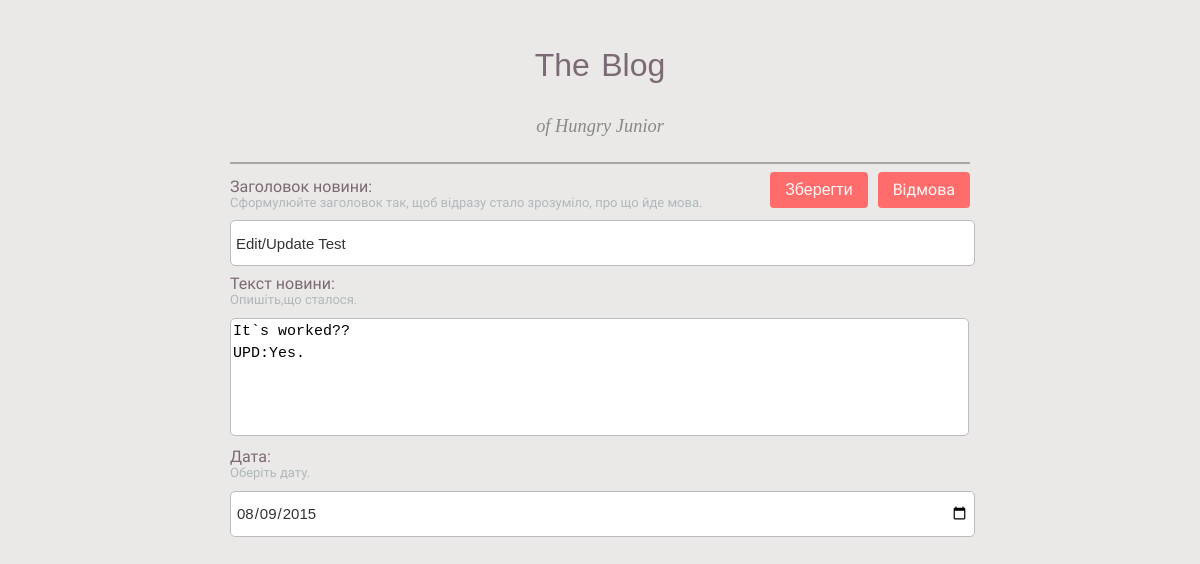
/index.php?action=edit&id=30, run on the app's committed database.
### tables this page shows
CREATE TABLE IF NOT EXISTS `news` (
  `id` int(11) NOT NULL AUTO_INCREMENT,
  `title` varchar(255) NOT NULL,
  `dt` date NOT NULL,
  `body` text NOT NULL,
  PRIMARY KEY (`id`)
);

### inc/edit.inc.php (called while the page is built, shortened)
<?php
$edit_note_id = (int)$_GET["id"];
$config = parse_ini_file("config.inc.ini");
$db = new PDO($config["db.conn"],$config["db.user"],$config["db.password"]);
$query_get_data = "SELECT *
                   FROM news
                   WHERE id = :id";
$stmt_get = $db->prepare($query_get_data);
$stmt_get->bindParam(':id', $edit_note_id);
$stmt_get->execute();
$row = $stmt_get->fetch(PDO::FETCH_ASSOC);
require_once("record.inc.php");

### inc/record.inc.php (the view, shortened to what this page needs)
<div class="create_news">
    <form action=" " method="post" id = "addNews">
        <label class="field__label">Заголовок новини:</label>
        <div class="field__desc">Сформулюйте заголовок так, щоб відразу стало зрозуміло, про що йде мова.</div>
        <input type="text" name="title" value="<?=$row["title"]?>" required />
        <label class="field__label">Текст новини:</label>
        <div class="field__desc">Опишіть,що сталося.</div>
        <textarea name="body" cols="50" rows="5" required><?=$row["body"]?></textarea>
        <label class="field__label">Дата:</label>
        <div class="field__desc">Оберіть дату.</div>
        <input type="date" name="calendar" value="<?=$row["dt"]?>" required />
    </form>
</div>

### css/style.css (style rules this page uses)
body { font-family: "Droid Sans", sans-serif; overflow-y: scroll; background-color: #EAE9E7; }
.create_news { margin-top: 15px; }
.field__desc { color: #aeb8bc; font-size: 13px; line-height: 1.2em; margin-bottom: 10px; max-width: 550px; }
input[type="text"] { background-image: none; border: none; margin-bottom: 10px; padding: 0; -webkit-transition: all .3s; transition: all .3s; font-family: "PT Sans",Helvetica,Arial,sans-serif; border-color: #d2d6d7; border-radius: 5px; line-height: 1.5em; color: #333; font-size: 15px; width: 99%; z-index: 0; height: 30px; background: #fff; box-shadow: none; border: 1px solid #bbbcc0; outline: none; padding: 7px 5px; position: relative; z-index: 2; -webkit-appearance: none; background-color: #fff; }
input[type="date"] { background-image: none; border: none; margin-bottom: 10px; padding: 0; -webkit-transition: all .3s; transition: all .3s; font-family: "PT Sans",Helvetica,Arial,sans-serif; border-color: #d2d6d7; border-radius: 5px; line-height: 1.5em; color: #333; font-size: 15px; width: 99%; z-index: 0; height: 30px; background: #fff; box-shadow: none; border: 1px solid #bbbcc0; outline: none; padding: 7px 5px; position: relative; z-index: 2; -webkit-appearance: none; background-color: #fff; }
textarea { width: 99%; border-color: #BBBCC0; border-radius: 5px; line-height: 1.5em; margin-bottom: 10px; resize: none; font-size: 15px; }
label.field__label { color: #7B6A74; }

### data on the page
news: title "Edit/Update Test", body "It`s worked?? UPD:Yes.", calendar "08/09/2015"
